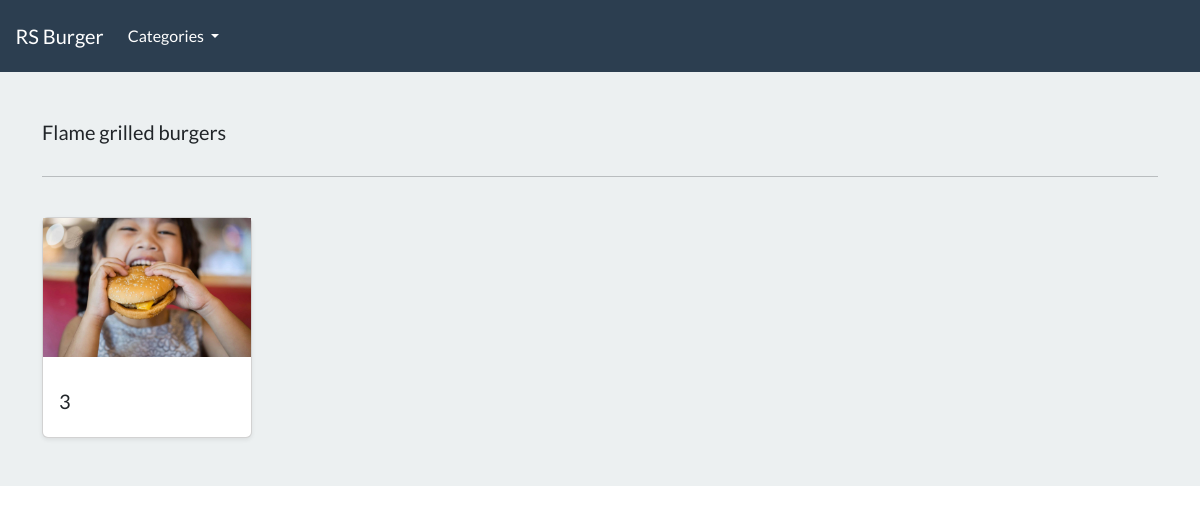
The page /search/flame-grilled-burgers on the database its author committed.
### food/models.py (models this page shows, shortened)
class Category(models.Model):
    name = models.CharField(max_length=250, db_index=True)
    slug = models.SlugField(max_length = 250 , unique=True)
    class Meta:
        verbose_name_plural = 'categories'
    def get_absolute_url(self):
        return reverse('list-category', args=[self.slug])

class Product(models.Model):
    Category = models.ForeignKey(Category, related_name='product', on_delete=models.CASCADE, null=True)
    title = models.CharField(max_length= 250)
    slug = models.SlugField(max_length=250, unique=True)
    ingredients = models.TextField()
    instructions = models.TextField()
    prep_time = models.IntegerField(help_text='Preparation time in minutes')
    image = models.ImageField(upload_to='imagees/')
    class Meta:
        verbose_name_plural = 'Products'
    def get_absolute_url(self):
        return reverse('product-details', args=[self.slug])

### food/views.py (the view)
# urls.py: path('search/<slug:category_slug>', views.list_category, name='list-category'),
def list_category(request, category_slug=None):
    category = get_object_or_404(Category, slug=category_slug)
    products = Product.objects.filter(Category=category)
    return render(request, 'food/list-category.html', {'category': category, 'products': products})

### food/views.py (called while the page is built)
def categories(request):
    all_categories = Category.objects.all()
    return {'all_categories': all_categories}

### food/templates/food/list-category.html (shortened to what this page needs)
{% extends "./base.html" %}
{% load static %}
{% block content %}
<main>
  <div class="album py-5 bg-light">
    <div class="container">
      <div class="pb-3 h5"> {{category.name | capfirst}} </div>
      <hr>
      <br>
      <div class="row row-cols-1 row-cols-sm-2 row-cols-md-5 g-3">
        {% for product in  products %}
        <div class="col">
          <div class="card shadow-sm">
          <img class="img-fluid" alt="Responsive image" src="{{product.image.url}}">
            <div class="card-body">
              <div class="d-flex justify-content-between align-items-center">
                <h5> {{product.prep_time}} </h5>
              </div>
            </div>
          </div>
        </div>
        {% endfor %}
      </div>
    </div>
  </div>
</main>
{% endblock %}

### rows shown on the page
Category: name "Flame grilled burgers"
Product: image (picture), prep_time "3"
